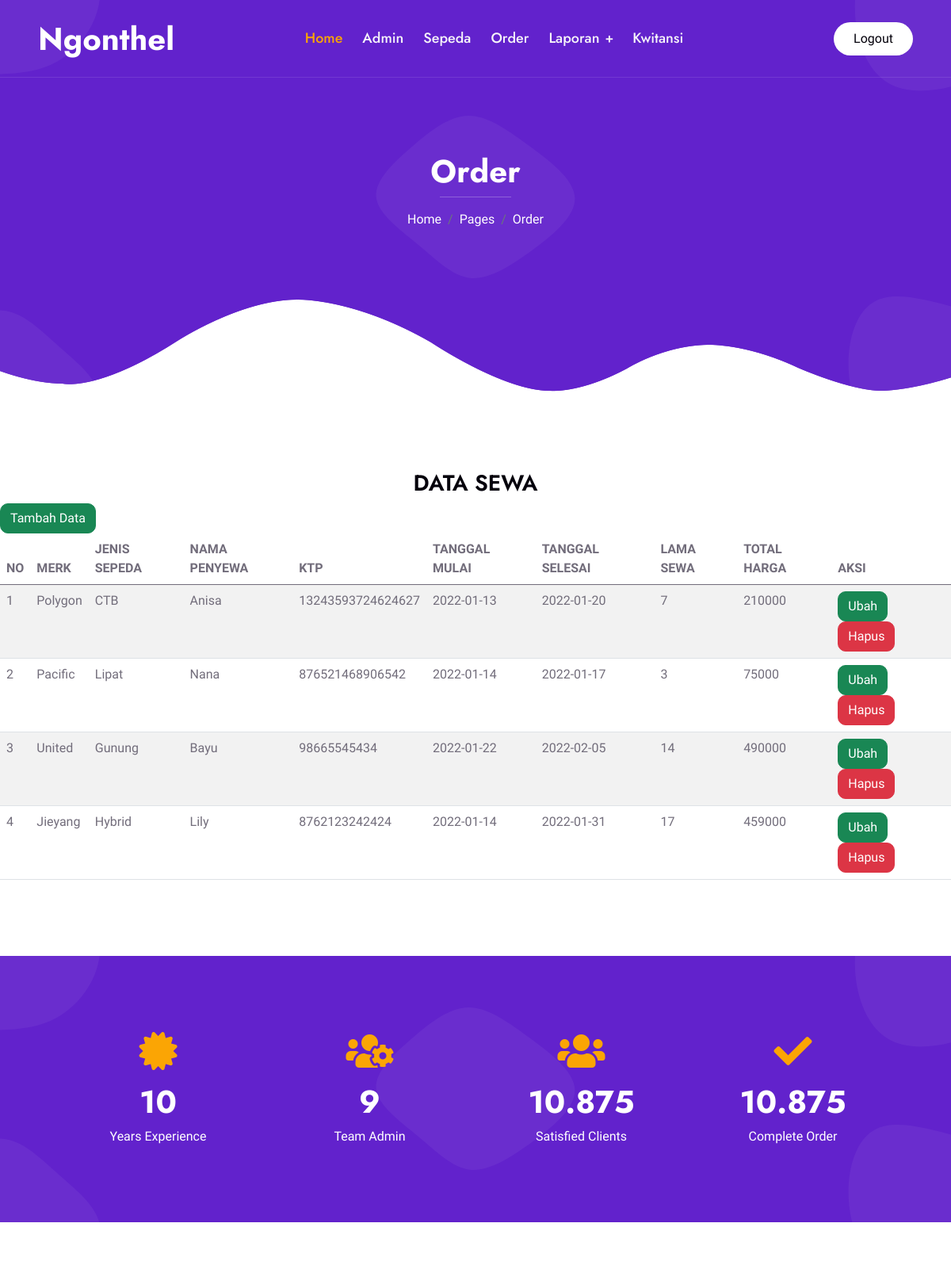
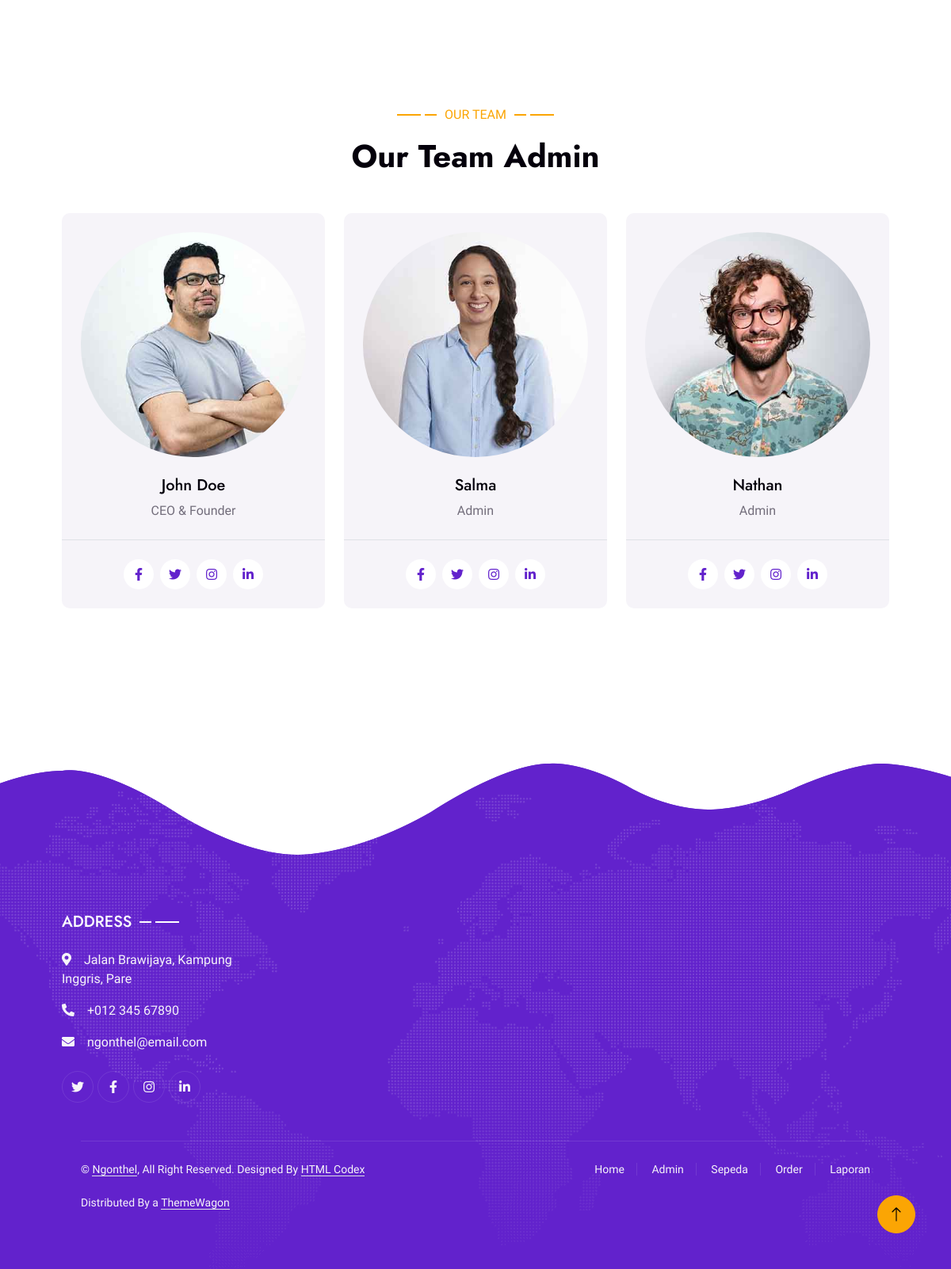
/order.php (signed in), run on the app's committed database (2 pictures, top to bottom).
### tables this page shows
CREATE TABLE `sewa` (
  `id_sewa` int(11) NOT NULL,
  `id_sepeda` int(11) NOT NULL,
  `nama_sewa` varchar(90) NOT NULL,
  `ktp` varchar(25) NOT NULL,
  `jk_sewa` enum('L','P') NOT NULL,
  `alamat` text NOT NULL,
  `telp_sewa` varchar(13) NOT NULL,
  `tgl_sewa` date NOT NULL,
  `tgl_kembali` date NOT NULL,
  `lama` int(11) NOT NULL,
  `harga_total` double NOT NULL
);

CREATE TABLE `sepeda` (
  `id_sepeda` int(11) NOT NULL,
  `merk` enum('Wimcycle','Polygon','United','Jieyang','Pacific','Avand') NOT NULL,
  `jenis` enum('Hybrid','Lipat','Gunung','Fixie','CTB') NOT NULL,
  `harga` double NOT NULL,
  `s_sepeda` varchar(20) NOT NULL
);

### order.php (the view, shortened to what this page needs)
<!DOCTYPE html>
<html lang="en">
<head>
    <link href="https://cdnjs.cloudflare.com/ajax/libs/font-awesome/5.10.0/css/all.min.css" rel="stylesheet">
    <link href="https://cdn.jsdelivr.net/npm/bootstrap-icons@1.4.1/font/bootstrap-icons.css" rel="stylesheet">
    <link href="lib/animate/animate.min.css" rel="stylesheet">
    <link href="lib/owlcarousel/assets/owl.carousel.min.css" rel="stylesheet">
    <link href="lib/lightbox/css/lightbox.min.css" rel="stylesheet">
    <link href="css/bootstrap.min.css" rel="stylesheet">
    <link href="css/style.css" rel="stylesheet">
</head>
<body>
    <div class="container-xxl bg-white p-0">
        <div class="container-xxl position-relative p-0">
            <nav class="navbar navbar-expand-lg navbar-light px-4 px-lg-5 py-3 py-lg-0">
                <a href="" class="navbar-brand p-0">
                    <h1 class="m-0">Ngonthel</h1>
                </a>
               <div class="collapse navbar-collapse" id="navbarCollapse">
                    <div class="navbar-nav mx-auto py-0">
                        <a href="home.php" class="nav-item nav-link active">Home</a>
                        <a href="admin.php" class="nav-item nav-link">Admin</a>
                        <a href="sepeda.php" class="nav-item nav-link">Sepeda</a>
                        <a href="order.php" class="nav-item nav-link">Order</a>
                        <div class="nav-item dropdown">
                            <a href="#" class="nav-link dropdown-toggle" data-bs-toggle="dropdown">Laporan</a>
                        </div>
                        <a href="kwitansi.php" class="nav-item nav-link">Kwitansi</a>
                    </div>
                    <a href="logout.php" class="btn rounded-pill py-2 px-4 ms-3 d-none d-lg-block">Logout</a>
                </div>
            </nav>
            <div class="container-xxl py-5 bg-primary hero-header">
                <div class="container my-5 py-5 px-lg-5">
                    <div class="row g-5 py-5">
                        <div class="col-12 text-center">
                            <h1 class="text-white animated slideInDown">Order</h1>
                            <hr class="bg-white mx-auto mt-0" style="width: 90px;">
                            <nav aria-label="breadcrumb">
                                <ol class="breadcrumb justify-content-center">
                                    <li class="breadcrumb-item"><a class="text-white" href="#">Home</a></li>
                                    <li class="breadcrumb-item"><a class="text-white" href="#">Pages</a></li>
                                    <li class="breadcrumb-item text-white active" aria-current="page">Order</li>
                                </ol>
                            </nav>
                        </div>
                    </div>
                </div>
            </div>
        </div>
<?php
    include 'koneksi.php';
    $qry_sewa= mysqli_query($conn, "select * from sepeda, sewa where sepeda.id_sepeda=sewa.id_sepeda") or die(mysqli_error());
    ?>
    <h3 align="center">DATA SEWA</h3>
  <a href="tambah_order.php" class="btn btn-success">Tambah Data</a>
    <table class="table table-hover table-striped">
        <thead>
            <tr>
                <th>NO</th>
                <th>MERK</th>
                <th>JENIS SEPEDA</th>
                <th>NAMA PENYEWA</th>
                <th>KTP</th>
                <th>TANGGAL MULAI</th>
                <th>TANGGAL SELESAI</th>
                <th>LAMA SEWA</th>
                <th>TOTAL HARGA</th>
                <th>AKSI</th>
            </tr>
        </thead>
        <tbody>
            <?php
            $no=0;
            while($dt_sewa=mysqli_fetch_array($qry_sewa)){
            $no++;?>
                <tr>
                    <td><?=$no?></td><td><?=$dt_sewa['merk']?></td> <td><?=$dt_sewa['jenis']?></td><td><?=$dt_sewa['nama_sewa']?></td><td><?=$dt_sewa['ktp']?></td><td><?=$dt_sewa['tgl_sewa']?></td><td><?=$dt_sewa['tgl_kembali']?></td><td><?=$dt_sewa['lama']?></td><td><?=$dt_sewa['harga_total']?></td>
                     <td><a href="ubah_order.php?id_sewa=<?php echo $dt_sewa['id_sewa']; ?>" class="btn btn-success">Ubah</a>
                        <a href="hapus_order.php?id_sewa=<?php echo $dt_sewa['id_sewa']; ?>" onclick="return confirm('Apakah anda yakin menghapus data ini?')" class="btn btn-danger">Hapus</a></td>
                </tr>
                <?php
                }
                ?>
        </tbody>
</table>
        <div class="container-xxl bg-primary fact py-5 wow fadeInUp" data-wow-delay="0.1s">
            <div class="container py-5 px-lg-5">
                <div class="row g-4">
                    <div class="col-md-6 col-lg-3 text-center wow fadeIn" data-wow-delay="0.1s">
                        <i class="fa fa-certificate fa-3x text-secondary mb-3"></i>
                        <h1 class="text-white mb-2" data-toggle="counter-up">10</h1>
                        <p class="text-white mb-0">Years Experience</p>
                    </div>
                    <div class="col-md-6 col-lg-3 text-center wow fadeIn" data-wow-delay="0.3s">
                        <i class="fa fa-users-cog fa-3x text-secondary mb-3"></i>
                        <h1 class="text-white mb-2" data-toggle="counter-up">9</h1>
                        <p class="text-white mb-0">Team Admin</p>
                    </div>
                    <div class="col-md-6 col-lg-3 text-center wow fadeIn" data-wow-delay="0.5s">
                        <i class="fa fa-users fa-3x text-secondary mb-3"></i>
                        <h1 class="text-white mb-2" data-toggle="counter-up">10.875</h1>
                        <p class="text-white mb-0">Satisfied Clients</p>
                    </div>
                    <div class="col-md-6 col-lg-3 text-center wow fadeIn" data-wow-delay="0.7s">
                        <i class="fa fa-check fa-3x text-secondary mb-3"></i>
                        <h1 class="text-white mb-2" data-toggle="counter-up">10.875</h1>
                        <p class="text-white mb-0">Complete Order</p>
                    </div>
                </div>
            </div>
        </div>
        <div class="container-xxl py-5">
            <div class="container py-5 px-lg-5">
                <div class="wow fadeInUp" data-wow-delay="0.1s">
                    <p class="section-title text-secondary justify-content-center"><span></span>Our Team<span></span></p>
                    <h1 class="text-center mb-5">Our Team Admin</h1>
                </div>
                <div class="row g-4">
                    <div class="col-lg-4 col-md-6 wow fadeInUp" data-wow-delay="0.1s">
                        <div class="team-item bg-light rounded">
                            <div class="text-center border-bottom p-4">
                                <img class="img-fluid rounded-circle mb-4" src="img/team-1.jpg" alt="">
                                <h5>John Doe</h5>
                                <span>CEO & Founder</span>
                            </div>
                            <div class="d-flex justify-content-center p-4">
                                <a class="btn btn-square mx-1" href=""><i class="fab fa-facebook-f"></i></a>
                                <a class="btn btn-square mx-1" href=""><i class="fab fa-twitter"></i></a>
                                <a class="btn btn-square mx-1" href=""><i class="fab fa-instagram"></i></a>
                                <a class="btn btn-square mx-1" href=""><i class="fab fa-linkedin-in"></i></a>
                            </div>
                        </div>
                    </div>
                    <div class="col-lg-4 col-md-6 wow fadeInUp" data-wow-delay="0.3s">
                        <div class="team-item bg-light rounded">
                            <div class="text-center border-bottom p-4">
                                <img class="img-fluid rounded-circle mb-4" src="img/team-2.jpg" alt="">
                                <h5>Salma</h5>
                                <span>Admin</span>
                            </div>
                            <div class="d-flex justify-content-center p-4">
                                <a class="btn btn-square mx-1" href=""><i class="fab fa-facebook-f"></i></a>
                                <a class="btn btn-square mx-1" href=""><i class="fab fa-twitter"></i></a>
                                <a class="btn btn-square mx-1" href=""><i class="fab fa-instagram"></i></a>
                                <a class="btn btn-square mx-1" href=""><i class="fab fa-linkedin-in"></i></a>
                            </div>
                        </div>
                    </div>
                    <div class="col-lg-4 col-md-6 wow fadeInUp" data-wow-delay="0.5s">
                        <div class="team-item bg-light rounded">
                            <div class="text-center border-bottom p-4">
                                <img class="img-fluid rounded-circle mb-4" src="img/team-3.jpg" alt="">
                                <h5>Nathan</h5>
                                <span>Admin</span>
                            </div>
                            <div class="d-flex justify-content-center p-4">
                                <a class="btn btn-square mx-1" href=""><i class="fab fa-facebook-f"></i></a>
                                <a class="btn btn-square mx-1" href=""><i class="fab fa-twitter"></i></a>
                                <a class="btn btn-square mx-1" href=""><i class="fab fa-instagram"></i></a>
                                <a class="btn btn-square mx-1" href=""><i class="fab fa-linkedin-in"></i></a>
                            </div>
                        </div>
                    </div>
                </div>
            </div>
        </div>
        <div class="container-fluid bg-primary text-light footer wow fadeIn" data-wow-delay="0.1s">
            <div class="container py-5 px-lg-5">
                <div class="row g-5">
                    <div class="col-md-6 col-lg-3">
                        <p class="section-title text-white h5 mb-4">Address<span></span></p>
                        <p><i class="fa fa-map-marker-alt me-3"></i>Jalan Brawijaya, Kampung Inggris, Pare</p>
                        <p><i class="fa fa-phone-alt me-3"></i>+012 345 67890</p>
                        <p><i class="fa fa-envelope me-3"></i>ngonthel@email.com</p>
                        <div class="d-flex pt-2">
                            <a class="btn btn-outline-light btn-social" href=""><i class="fab fa-twitter"></i></a>
                            <a class="btn btn-outline-light btn-social" href=""><i class="fab fa-facebook-f"></i></a>
                            <a class="btn btn-outline-light btn-social" href=""><i class="fab fa-instagram"></i></a>
                            <a class="btn btn-outline-light btn-social" href=""><i class="fab fa-linkedin-in"></i></a>
                        </div>
                    </div>
            <div class="container px-lg-5">
                <div class="copyright">
                    <div class="row">
                        <div class="col-md-6 text-center text-md-start mb-3 mb-md-0">
                            &copy; <a class="border-bottom" href="#">Ngonthel</a>, All Right Reserved.
                            Designed By <a class="border-bottom" href="https://htmlcodex.com">HTML Codex</a><br><br>
                            Distributed By a <a class="border-bottom" href="https://themewagon.com" target="_blank">ThemeWagon</a>
                        </div>
                        <div class="col-md-6 text-center text-md-end">
                            <div class="footer-menu">
                                <a href="">Home</a>
                                <a href="">Admin</a>
                                <a href="">Sepeda</a>
                                <a href="">Order</a>
                                <a href="">Laporan</a>
                            </div>
                        </div>
                    </div>
                </div>
            </div>
        </div>
        <a href="#" class="btn btn-lg btn-secondary btn-lg-square back-to-top"><i class="bi bi-arrow-up"></i></a>
    </div>
</body>
</html>

### data on the page
sewa: id_sepeda.merk "Polygon", id_sepeda.jenis "CTB", nama_sewa "Anisa", ktp "13243593724624627", tgl_sewa "2022-01-13", tgl_kembali "2022-01-20", lama "7", harga_total "210000"
sewa: id_sepeda.merk "Pacific", id_sepeda.jenis "Lipat", nama_sewa "Nana", ktp "876521468906542", tgl_sewa "2022-01-14", tgl_kembali "2022-01-17", lama "3", harga_total "75000"
sewa: id_sepeda.merk "United", id_sepeda.jenis "Gunung", nama_sewa "Bayu", ktp "98665545434", tgl_sewa "2022-01-22", tgl_kembali "2022-02-05", lama "14", harga_total "490000"
sewa: id_sepeda.merk "Jieyang", id_sepeda.jenis "Hybrid", nama_sewa "Lily", ktp "8762123242424", tgl_sewa "2022-01-14", tgl_kembali "2022-01-31", lama "17", harga_total "459000"
